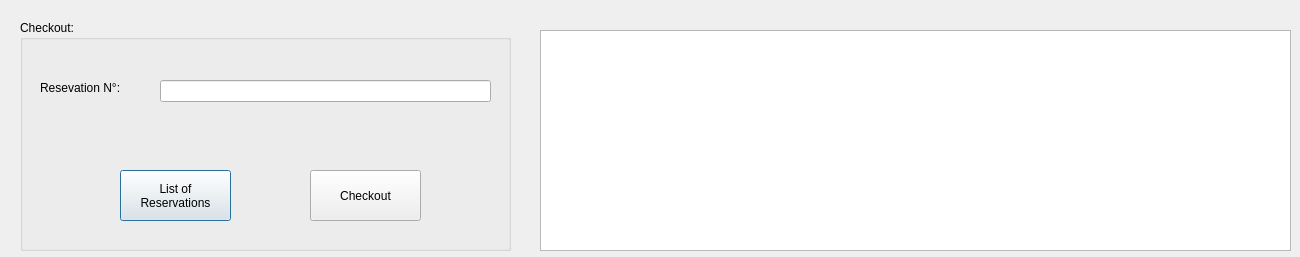
<?xml version="1.0" encoding="UTF-8"?>
<ui version="4.0">
 <class>checkout</class>
 <widget class="QDialog" name="checkout">
  <property name="geometry">
   <rect>
    <x>0</x>
    <y>0</y>
    <width>1300</width>
    <height>257</height>
   </rect>
  </property>
  <property name="windowTitle">
   <string>Dialog</string>
  </property>
  <widget class="QGroupBox" name="groupBox">
   <property name="geometry">
    <rect>
     <x>20</x>
     <y>20</y>
     <width>491</width>
     <height>231</height>
    </rect>
   </property>
   <property name="title">
    <string>Checkout:</string>
   </property>
   <widget class="QLabel" name="label_3">
    <property name="geometry">
     <rect>
      <x>20</x>
      <y>60</y>
      <width>141</width>
      <height>16</height>
     </rect>
    </property>
    <property name="text">
     <string>Resevation N°:</string>
    </property>
   </widget>
   <widget class="QLineEdit" name="lineEdit_3">
    <property name="geometry">
     <rect>
      <x>140</x>
      <y>60</y>
      <width>331</width>
      <height>22</height>
     </rect>
    </property>
   </widget>
   <widget class="QPushButton" name="pushButton">
    <property name="geometry">
     <rect>
      <x>100</x>
      <y>150</y>
      <width>111</width>
      <height>51</height>
     </rect>
    </property>
    <property name="text">
     <string>List of  
Reservations</string>
    </property>
   </widget>
   <widget class="QPushButton" name="pushButton_2">
    <property name="geometry">
     <rect>
      <x>290</x>
      <y>150</y>
      <width>111</width>
      <height>51</height>
     </rect>
    </property>
    <property name="text">
     <string>Checkout</string>
    </property>
   </widget>
  </widget>
  <widget class="QTableView" name="tableView">
   <property name="geometry">
    <rect>
     <x>540</x>
     <y>30</y>
     <width>751</width>
     <height>221</height>
    </rect>
   </property>
  </widget>
 </widget>
 <resources/>
 <connections/>
</ui>
